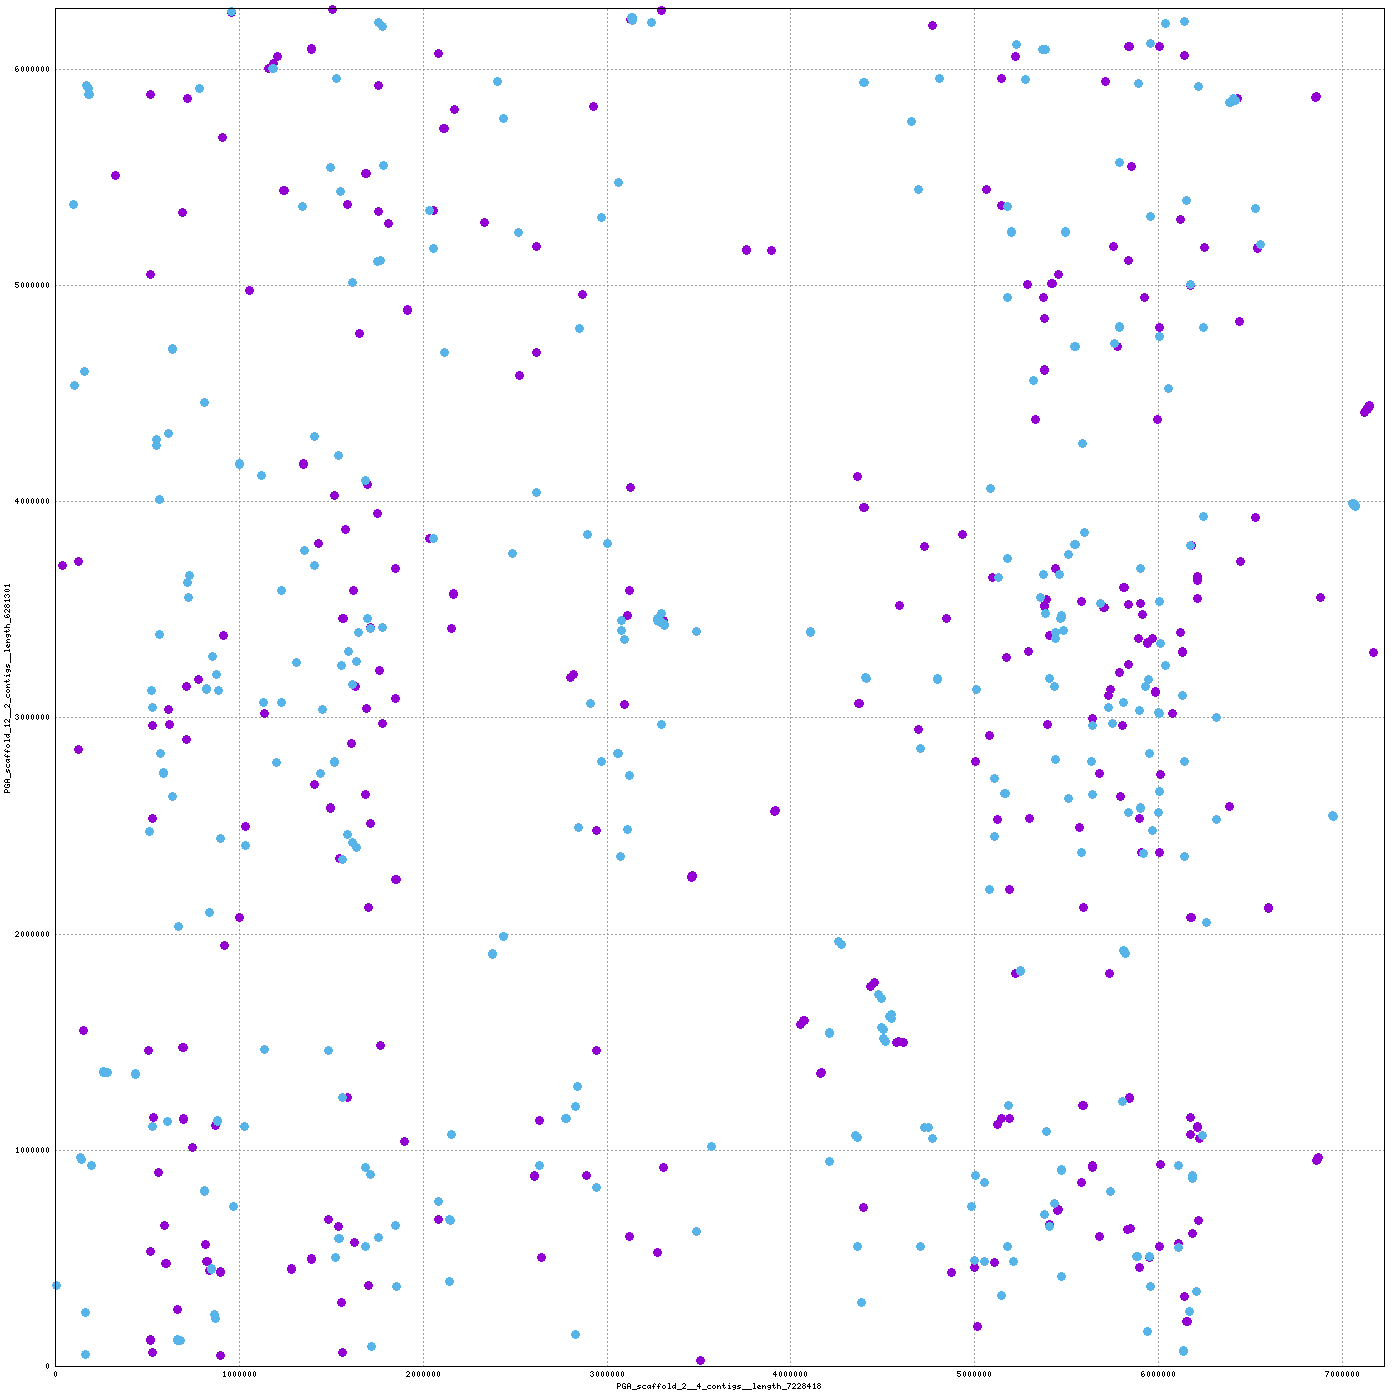

This chart was generated by the following gnuplot code:
set terminal png tiny size 1400,1400
set output "/home/mike/Desktop/scripts/snakes/plot_pairs/hiCversion1.linear/nucmer/nucmer.3.png"
set size 1,1
set grid
unset key
set border 15
set tics scale 0
set xlabel "PGA_scaffold_2__4_contigs__length_7228418"
set ylabel "PGA_scaffold_12__2_contigs__length_6281301"
set format "%.0f"
set mouse format "%.0f"
set mouse mouseformat "[%.0f, %.0f]"
if(GPVAL_VERSION < 5) set mouse clipboardformat "[%.0f, %.0f]"
set xrange [1:7228418]
set yrange [1:6281301]
set style line 1  lt 1 lw 3 pt 6 ps 1
set style line 2  lt 3 lw 3 pt 6 ps 1
set style line 3  lt 2 lw 3 pt 6 ps 1
plot \
 "/home/mike/Desktop/scripts/snakes/plot_pairs/hiCversion1.linear/nucmer/nucmer.3.fplot" title "FWD" w lp ls 1, \
 "/home/mike/Desktop/scripts/snakes/plot_pairs/hiCversion1.linear/nucmer/nucmer.3.rplot" title "REV" w lp ls 2
